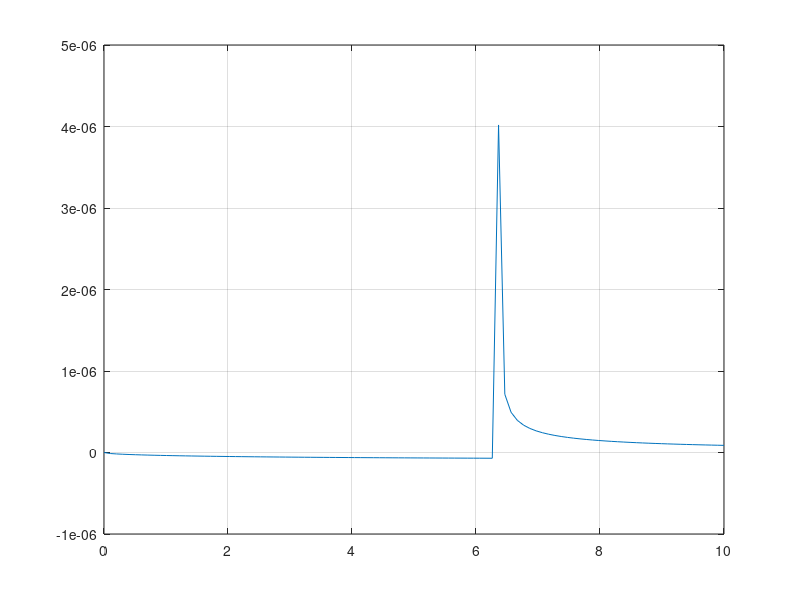

Source code (MATLAB):
clearvars
close all

C_init = 1e-7;   %In F
C_max = 10*1e-7;
C_min = 10*1e-10;
kappa = 10*1e6;

A = 0.1;

D_max = 1/C_min;
D_min = 1/C_max;
D0 = 1/C_init;
delta_D = D_max - D_min;

f = linspace(0,10,100);
DC = 1./sqrt(D0^2 - 2*delta_D*kappa*A./(pi*f)) - 1./sqrt(D0^2 + 2*delta_D*kappa*A./(pi*f));

plot(f,DC)
grid

f_crit = 2*delta_D*kappa*A/(pi*D0^2);
DC_tran = DC';